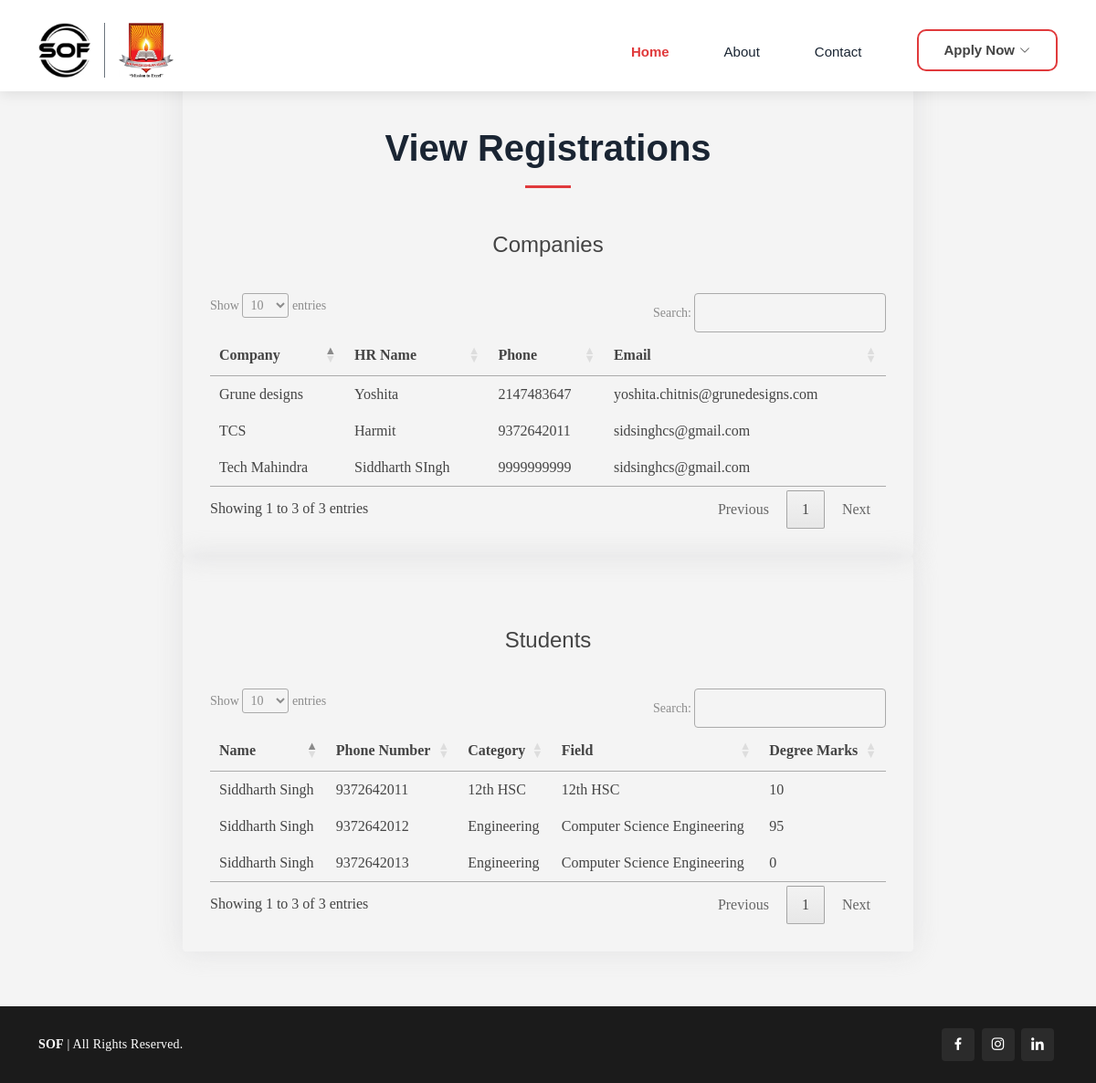
The page /pageview123.php on the database its author committed.
### tables this page shows
CREATE TABLE `companies` (
  `id` int(11) NOT NULL,
  `company_name` varchar(100) NOT NULL,
  `hr_name` varchar(100) NOT NULL,
  `phone` varchar(20) NOT NULL,
  `email` varchar(200) NOT NULL,
  `job_location` varchar(400) NOT NULL,
  `position_count` int(10) NOT NULL,
  `average_ctc` int(20) NOT NULL,
  `maximum_ctc` int(20) NOT NULL,
  `job_brief` varchar(500) NOT NULL,
  `selection_brief` varchar(500) NOT NULL,
  `categories` varchar(500) NOT NULL,
  `password` varchar(10) NOT NULL
);

CREATE TABLE `students` (
  `id` int(11) NOT NULL,
  `first_name` varchar(50) NOT NULL,
  `last_name` varchar(50) NOT NULL,
  `phone` varchar(50) NOT NULL,
  `email` varchar(500) NOT NULL,
  `college` varchar(250) NOT NULL,
  `category` varchar(100) NOT NULL,
  `field` varchar(300) NOT NULL,
  `tenth_marks` float NOT NULL,
  `twelfth_marks` float NOT NULL DEFAULT 0,
  `degree_marks` float NOT NULL DEFAULT 0,
  `year_of_passing` int(11) NOT NULL,
  `path` varchar(1000) NOT NULL,
  `dob` date NOT NULL,
  `attended` int(11) NOT NULL DEFAULT 0,
  `top` int(11) NOT NULL DEFAULT 0,
  `apti_marks` int(11) NOT NULL DEFAULT 0
);

### pageview123.php (the view, shortened to what this page needs)
<?php include("./connect.php") ?>
<!DOCTYPE html>
<html lang="en">
  <head>
    <link
      href="https://api.fontshare.com/v2/css?f[]=poppins@900,500,400,300,800,700,600&f[]=hind@400,500&display=swap"
      rel="stylesheet"
    />
    <link href="assets/vendor/aos/aos.css" rel="stylesheet" />
    <link
      href="assets/vendor/bootstrap/css/bootstrap.min.css"
      rel="stylesheet"
    />
    <link
      href="assets/vendor/bootstrap-icons/bootstrap-icons.css"
      rel="stylesheet"
    />
    <link href="assets/vendor/boxicons/css/boxicons.min.css" rel="stylesheet" />
    <link
      href="assets/vendor/glightbox/css/glightbox.min.css"
      rel="stylesheet"
    />
    <link href="https://cdn.datatables.net/1.13.6/css/jquery.dataTables.min.css" rel="stylesheet"/>
    <link href="assets/vendor/remixicon/remixicon.css" rel="stylesheet" />
    <link href="assets/vendor/swiper/swiper-bundle.min.css" rel="stylesheet" />
    <link href="assets/css/style.css" rel="stylesheet" />
  </head>
  <body>
   <header id="header" class="fixed-top d-flex align-items-center">
    <div class="container d-flex align-items-center">
      <div class="mylogo me-auto">
        <img src="assets/img/sof.jpeg" style="border-left: none;padding-left: 0;" class="apsitlogo" alt="" srcset="">
        <img src="assets/img/nhss.jpeg" class="apsitlogo" alt="" srcset="">
      </div>
      <nav id="navbar" class="navbar order-last order-lg-0">
        <ul>
          <li><a class="nav-link scrollto active hover-underline-animation" href="/index.php#videohero">Home</a></li>
          <li><a class="nav-link scrollto hover-underline-animation" href="/index.php#about">About</a></li>
          <li><a class="nav-link scrollto hover-underline-animation" href="/index.php#contact">Contact</a></li>
          <li class="dropdown" style="cursor:pointer"><a id="myherobutton"><span>Apply Now</span> <i class="bi bi-chevron-down"></i></a>
          </li>
        </ul>
      </nav>
    </div>
  </header>
    <div class="progress-header">
      <div class="progress-container">
      </div>
    </div>
    <main id="main">
      <section class="contact" style="min-height: 95vh; position: relative">
        <div
          class="col-lg-8 col-sm-8 col-xs-8 resultbox container aos-init aos-animate php-email-form"
        >
          <div class="section-title mt-5">
            <h2>View Registrations</h2>
            <h4 class="mt-5">Companies</h4>
          </div>
            <?php
                $query1 = "select * from companies";
                $result1 = mysqli_query($conn, $query1);
            ?>
            <table id="tableUser">
                <thead>
                <tr>
                    <th scope="col">Company</th>
                    <th scope="col">HR Name</th>
                    <th scope="col">Phone</th>
                    <th scope="col">Email</th>
                </tr>
                </thead>
                <tbody>
                <?php while($res=$result1->fetch_assoc()){
                    echo "<tr>
                        <td>". $res['company_name']."</td>
                        <td>". $res['hr_name']."</td>
                        <td>". $res['phone'] ."</td>
                        <td>". $res['email'] ."</td>
                    </tr>";
                }
                ?>
                </tbody>
            </table>
        </div>
        <div
          class="col-lg-8 col-sm-8 col-xs-8 resultbox container aos-init aos-animate php-email-form"
        >
        <div class="section-title">
            <h4 class="mt-5">Students</h4>
          </div>
            <?php
                $query = "select * from students";
                $result = mysqli_query($conn, $query);
            ?>
            <table id="tableUser1">
                <thead>
                <tr>
                    <th scope="col">Name</th>
                    <th scope="col">Phone Number</th>
                    <th scope="col">Category</th>
                    <th scope="col">Field</th>
                    <th scope="col">Degree Marks</th>
                </tr>
                </thead>
                <tbody>
                <?php while($res=$result->fetch_assoc()){
                    echo "<tr>
                        <td>". $res['first_name']. " " .$res['last_name'] ."</td>
                        <td>". $res['phone']."</td>
                        <td>". $res['category'] ."</td>
                        <td>". $res['field'] ."</td>
                        <td>". $res['degree_marks'] ."</td>
                    </tr>";
                }
                ?>
                </tbody>
            </table>
        </div>
      </section>
    </main>
    <footer id="footer">
<div class="container d-md-flex py-4" style="align-items: center;">
  <div class="me-md-auto text-center text-md-start" style="letter-spacing: 0.2px;">
    <div class="copyright">
      <strong>SOF</strong> | All Rights Reserved.
    </div>
  </div>
  <div class="social-links text-center text-md-end pt-3 pt-md-0">
    <a href="https://www.facebook.com/profile.php?id=100081828978440&mibextid=ZbWKwL" class="facebook"><i class="bx bxl-facebook"></i></a>
    <a href="https://instagram.com/ishrae_thane_chapter?igshid=MzRlODBiNWFlZA==" class="instagram"><i class="bx bxl-instagram"></i></a>
    <a href="https://www.linkedin.com/company/ishrae-thane-chapter/" class="linkedin"><i class="bx bxl-linkedin"></i></a>
  </div>
</div>
</footer>
  </body>
</html>

### assets/css/style.css (style rules this page uses)
body { font-family: 'Poppins'; background-color: #f4f4f4; color: #444444; }
a { color: #e03a3c; text-decoration: none; }
h1, h2, h3, h4, h5, h6 { font-family: "poppins", sans-serif; }
#header { background: #fff; transition: all 0.5s; z-index: 997; padding: 25px 0 15px 0; box-shadow: 0px 2px 15px rgba(0, 0, 0, 0.1); }
.navbar { padding: 0; }
.navbar ul { margin: 0; padding: 0; display: flex; list-style: none; align-items: center; }
.navbar li { position: relative; }
.navbar a, .navbar a:focus { display: flex; align-items: center; justify-content: space-between; padding: 10px 0 5px 0px; font-family: "poppins", sans-serif; font-size: 15px; font-weight: 400; color: #1a2533; white-space: nowrap; transition: 0.3s; margin-left: 60px; }
.navbar a i, .navbar a:focus i { font-size: 12px; line-height: 0; margin-left: 5px; }
.navbar a:hover, .navbar .active, .navbar .active:focus, .navbar li:hover>a { color: #e03a3c; font-weight: 600; }
section { padding: 60px 0; overflow: hidden; position: relative; }
.section-title { text-align: center; padding-bottom: 30px; position: relative; }
.section-title h2 { font-size: 32px; font-weight: bold; text-transform: uppercase; margin-bottom: 20px; padding-bottom: 20px; position: relative; }
.section-title h2::after { content: ""; position: absolute; display: block; width: 50px; height: 3px; background: #e03a3c; bottom: 0; left: calc(50% - 25px); }
.contact .php-email-form { box-shadow: 0 0 30px rgba(214, 215, 216, 0.6); padding: 30px; border-radius: 4px; }
#footer { color: #fff; font-size: 14px; background: #1b1b1b; }
#footer .social-links a { font-size: 18px; display: inline-block; background: #2b2b2b; color: #fff; line-height: 1; padding: 8px 0; margin-right: 4px; border-radius: 4px; text-align: center; width: 36px; height: 36px; transition: 0.3s; }
.hover-underline-animation { display: inline-block; position: relative; color: #e03a3c; }
.hover-underline-animation::after { content: ''; position: absolute; width: 100%; transform: scaleX(0); height: 2px; bottom: 0; left: 0; background-color: #e03a3c; transform-origin: bottom right; transition: transform 0.25s ease-out; }
.mylogo { display: flex; align-items: center; cursor: pointer; }
.apsitlogo { height: 60px; padding: 0 15px 0 15px; border-left: 1px solid #6c757d; transition: all 0.5s; }
.contact h2 { font-size: 40px; font-family: "poppins",sans-serif; text-transform: none; color:#1a2533; }
.progress-header { position: fixed; top: 0; width: 100%; z-index: 1000; }
.progress-container { background-color: rgba(150, 150, 150, 0); height: 7px; width: 100%; }
#myherobutton { font-weight: 600; padding: 10px 28px; border: 2px solid #e03a3c; transition: 0.3s; border-radius: 10px; }
.resultbox { box-shadow: 0 4px 16px rgba(0, 0, 0, 0.1); }

### pageview123.php (style rules this page uses)
::placeholder { color:#8c8c8c!important; }

### rows shown on the page
companies: company_name "Grune designs", hr_name "Yoshita", phone "2147483647", email "yoshita.chitnis@grunedesigns.com"
companies: company_name "TCS", hr_name "Harmit", phone "9372642011", email "sidsinghcs@gmail.com"
companies: company_name "Tech Mahindra", hr_name "Siddharth SIngh", phone "9999999999", email "sidsinghcs@gmail.com"
students: first_name "Siddharth", last_name "Singh", phone "9372642011", category "12th HSC", field "12th HSC", degree_marks "10"
students: first_name "Siddharth", last_name "Singh", phone "9372642012", category "Engineering", field "Computer Science Engineering", degree_marks "95"
students: first_name "Siddharth", last_name "Singh", phone "9372642013", category "Engineering", field "Computer Science Engineering", degree_marks "0"
